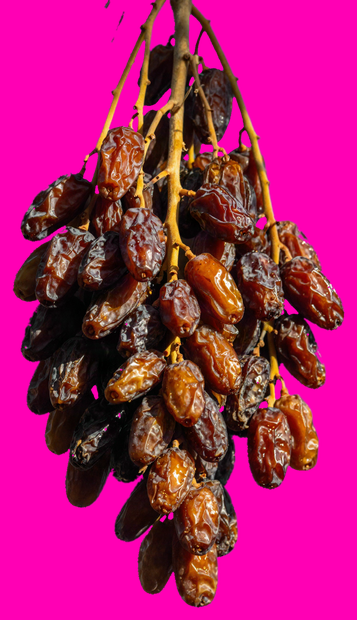
#> input picture art/clustercheck.png, 357 x 620 px
$ python -i cutout.py   (imports and definitions only)
#> lines starting #> are read from the running program, lines starting #| are printed output that depends on the picture; after the words box and inside, x2 and y2 are one past the last pixel; in counts of white or black regions, pixels touching at a corner belong together
"""
Local background removal for the Rare Dates hero art.

The generator gives us subjects on a flat light background with a soft cast
shadow. A naive luminance key would punch holes in the specular highlights on
the chocolate and the pomegranate seeds, so instead we only remove light pixels
that are CONNECTED TO THE BORDER. Interior highlights are never border
connected, so they survive intact.

Steps
  1. key light pixels (luminance above threshold)
  2. keep only the connected components that touch the image border
  3. feather the alpha edge, then erode a hair to kill the white fringe that
     comes from edge pixels being blended with the white background
  4. colour decontamination: unmultiply the residual white from edge pixels
  5. crop to the subject bounding box with a small margin

Usage:
  python cutout.py <in.png> <out.png> [--thresh 170] [--feather 1.2]
"""
import sys
import numpy as np
from PIL import Image, ImageFilter
from scipy import ndimage


def cutout(src, dst, thresh=95, feather=1.2, margin=0.02, chroma_max=30):
#> called with src = 'clustercheck.png', dst = 'out.png', thresh = 95, feather = 1.2, margin = 0.02, chroma_max = 30
    im = Image.open(src).convert("RGB")
#> im is the input picture: PIL image 357x620 RGB; mean R, G, B 175.1, 29.3, 108.9
    a = np.asarray(im).astype(np.float32)

    # 1. chroma key. The background and its cast shadow are NEUTRAL grey;
    #    the subject is saturated brown / red / green. Keying on chroma removes
    #    the shadow too, which a luminance key leaves behind as a solid blob.
    lum = 0.2126 * a[..., 0] + 0.7152 * a[..., 1] + 0.0722 * a[..., 2]
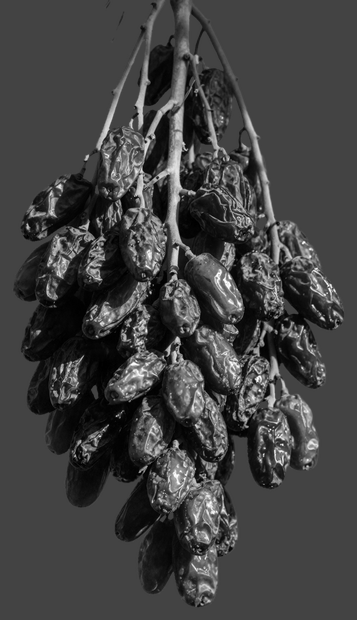
#> lum: shape (620, 357) float32; min 0, max 255, mean 66.1
    chroma = a.max(axis=2) - a.min(axis=2)
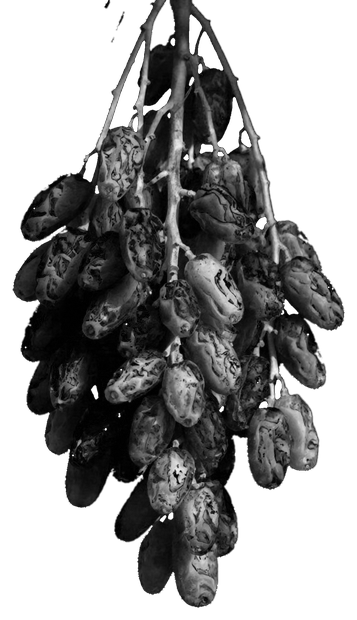
#> chroma: shape (620, 357) float32; min 0, max 255, mean 156.2
    light = (chroma < chroma_max) & (lum > thresh)
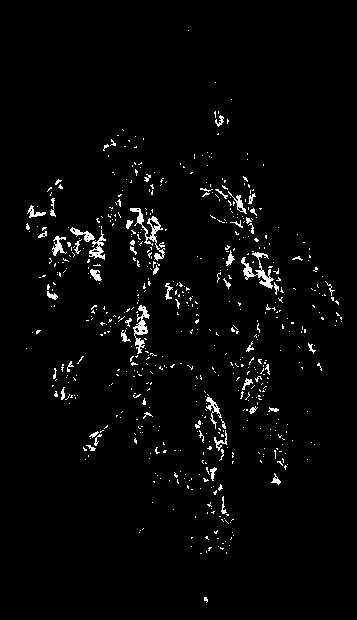
#> light: shape (620, 357) bool; 2.6% white in thin lines or dots, all inside (x1, y1, x2, y2) = (26, 30, 342, 603)

    # 2. keep only border-connected light regions
    lbl, n = ndimage.label(light)
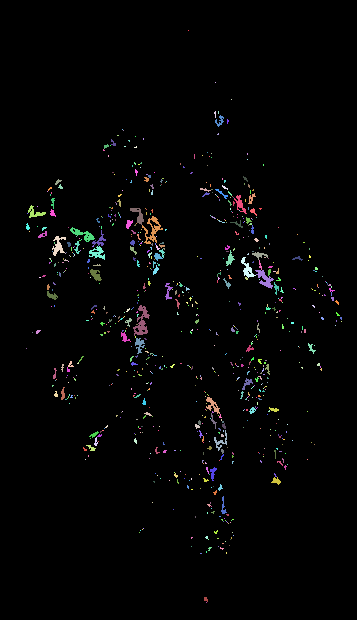
#> lbl: shape (620, 357) int32; 840 distinct labels, from 0 to 839; one colour per label, 0 black
#> n = 839
    border_ids = set(lbl[0, :]) | set(lbl[-1, :]) | set(lbl[:, 0]) | set(lbl[:, -1])
#> border_ids = 1 item
    border_ids.discard(0)
    bg = np.isin(lbl, list(border_ids)) if border_ids else np.zeros_like(light)
#> bg: shape (620, 357) bool; every value is 0

    # fill any pinholes inside the subject that got keyed by mistake
    subject = ndimage.binary_fill_holes(~bg)
#> subject: shape (620, 357) bool; every value is 1

    # 3. soften: feather only. Eroding bit chunks out of glossy rim highlights.
    subject = ndimage.binary_opening(subject, iterations=1)
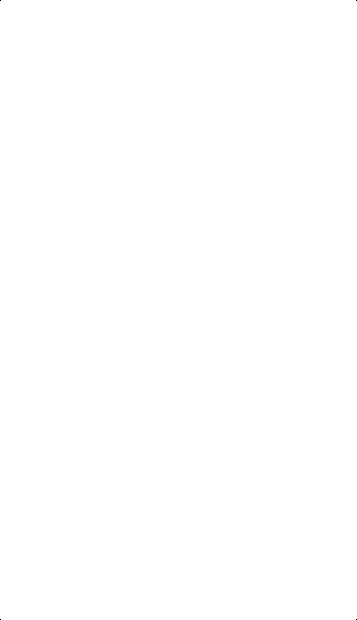
#> subject: shape (620, 357) bool; 100% white; black in thin lines or dots
    alpha = Image.fromarray((subject * 255).astype(np.uint8), "L")
#> alpha: PIL image 357x620 L; 100% white; black in thin lines or dots
    if feather > 0:
        alpha = alpha.filter(ImageFilter.GaussianBlur(feather))
    al = np.asarray(alpha).astype(np.float32) / 255.0

    # 4. decontaminate: edge pixels are subject blended over white, so
    #    unmultiply the white contribution where alpha is partial
    safe = np.clip(al, 0.25, 1.0)[..., None]
    rgb = np.clip((a - 255.0 * (1.0 - safe)) / safe, 0, 255)
    rgb = np.where(al[..., None] > 0.98, a, rgb)

    out = np.dstack([rgb, al * 255.0]).astype(np.uint8)
    img = Image.fromarray(out, "RGBA")

    # 5. crop to subject with margin
    ys, xs = np.where(al > 0.06)
    if len(xs):
        pad = int(max(img.width, img.height) * margin)
#> pad = 12
        box = (max(0, xs.min() - pad), max(0, ys.min() - pad),
               min(img.width, xs.max() + pad), min(img.height, ys.max() + pad))
#> box = (0, 0, 357, 620)
        img = img.crop(box)

    img.save(dst, optimize=True)
    cov = float((al > 0.5).mean())
#> cov = 1
    print(f"{dst}  {img.width}x{img.height}  subject={cov*100:.1f}%")
#| out.png  357x620  subject=100.0%


# [11 lines not run here, left out]

>>> result = cutout('clustercheck.png', 'out.png')
